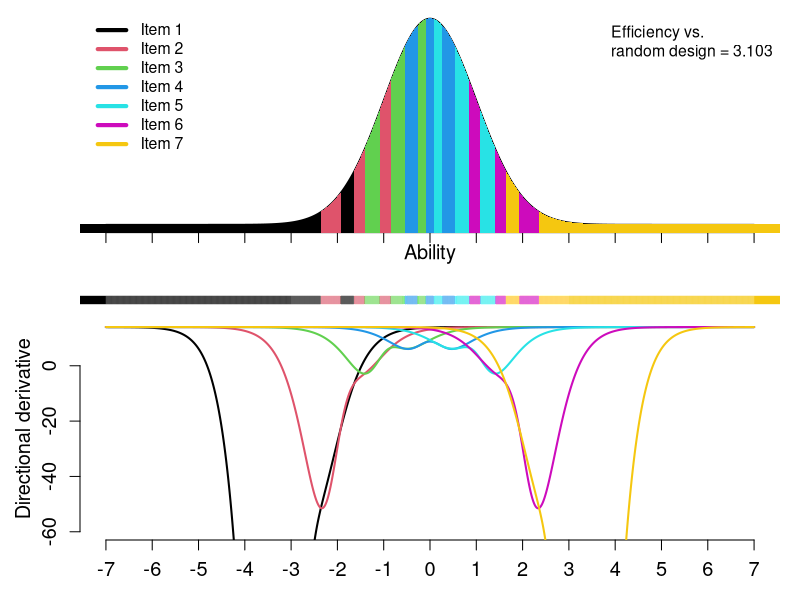
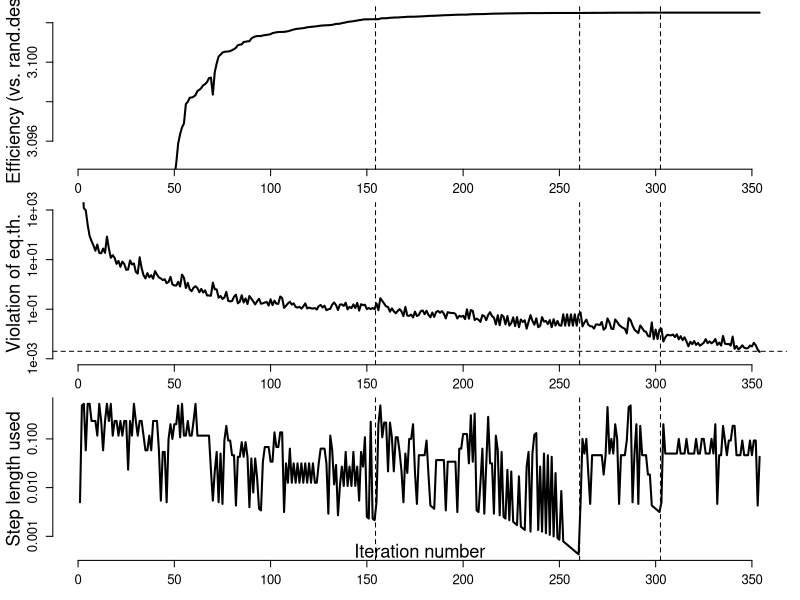

These figures' R source, in order: (Note: a time limit stopped this script after it produced the figures.)
########################################################################################################################################
# Program OptICal - Optimal Item Calibration
# Pretesting of 2PL and 3PL items for achievement tests
# Algorithm from paper:
# Ul Hassan and Miller (2020). An exchange algorithm for optimal calibration of items in computerized achievement tests
#
# Code by Mahmood Ul Hassan and Frank Miller, 2019-2020 
# Version 1.4.0  (2020-04-23)
#
# Program tested mainly with 2-4 items to calibrate
########################################################################################################################################
  
########################################################################################################################################
# Initial starting design, 2PL, 3PL, or mixed 2/3PL model
# Based on asymptotic theorems in Ul Hassan and Miller (2020) and on heuristics
########################################################################################################################################
start.design <- function(t,ip){
  mod <- dim(ip)[2]   # number of columns in ip (if 2, then 2PL; if 3, then 3PL model or mixture)
  a   <- ip[,1]
  b   <- ip[,2]
  if (mod==3) { c <- ip[,3] }
  borderv <- sort(b,index.return=TRUE)$ix 
  xi  <- array(data=0,dim=length(t))
  k   <- length(b)   # number of items
  
  # find index where these conditions satisfied
  indx1 <- which(t <= -4)
  indx2 <- which(t > -4 & t <= 0)
  indx3 <- which(t > 0  & t <= 4)
  indx4 <- which(t > 4)
  
  if (mod==2){
    m <- which(a==min(a))
    # if 2 items have same minimal a, pick the one which has minimal b for low and maximal b for high abilities in case 2PL
    if(length(m)>1){
      eb  <- which.min(b[m])
      ma  <- m[eb]
      eb1 <- which.max(b[m])
      ma1 <- m[eb1]
    } else { ma <- ma1 <- m }
    xi[indx1] <- ma
  }
  if (mod==3 && max(is.na(c))==1){
    # item with less(a) at infinity.
    m  <- which(a==min(a))
    # if 2 items have same minimal a, pick the one which has maximal b for high abilities
    if(length(m)>1){
      eb1 <- which.max(b[m])
      ma1 <- m[eb1]
    } else { ma1 <- m }
  
    # 3pl item with less(b) at -infinity.
    l2  <- which(!is.na(c))
    b2  <- b[l2]
    mc1 <- l2[which.min(b2)]
    xi[indx1] <- mc1
  }
  if (mod==3 && max(is.na(c))==0){
    m <- which(a==min(a))
    # if 2 items have same minimal a, pick the one which has greater value for (1-c)*exp(a*b) for high abilities in case 3PL
    if(length(m)>1){
      d   <- (1-c)*exp(a*b)
      ma1 <- which.max(d[m])
    } else { ma1 <- which.min(a) }
    xi[indx1] <- which.min(b)
  }

  xi[indx2] <- borderv[ceiling((t[indx2]+4)/4*k)]
  xi[indx3] <- borderv[ceiling(t[indx3]/4*k)]
  xi[indx4] <- ma1
  xi
}

########################################################################################################################################
# Starting design based on the design calculated in previous inner loop
# Technically, translates interval boundaries (h1) to new grid and returns design xi
########################################################################################################################################
start.design1 <- function(t,h1){
  h  <- h1[,1]
  I  <- h1[,3]
  I1 <- h1[,4]
  xi <- array(data=0,dim=length(t))
  k  <- length(h)
  
  # find index where these condition satisfy
  indx1     <- which(t<=h[1])
  xi[indx1] <- I[1]
  for(i in 2:k){
    indx2     <- which(t>h[i-1] & t<=h[i])
    xi[indx2] <- I[i]
  }
  indx1     <- which(t>h[k])
  xi[indx1] <- I1[k]
  xi
}

########################################################################################################################################
# Calculate elements of information matrix at theta for given theta-vector t and k items with 
# parameter values in ip. Later we use this to calculate directional derivatives. 2PL or 3PL or mixed 2/3PL
########################################################################################################################################
crit <- function(t,ip){
  k   <- dim(ip)[1]   # number of items
  mod <- dim(ip)[2]   # number of columns in ip (if 2, then 2PL; if 3, then 3PL model)
  n   <- length(t)    # number of examinees
  x   <- (c(t[1],t)+c(t,t[n]))/2    # vector x is t[1], the middle between all t's, and t[n]; length is n+1
  a   <- ip[,1]
  b   <- ip[,2]
  if (mod==3){ c <- ip[,3] }

  if (mod==2 || max(is.na(c)==1)){
    f11 <- function(x,a,b){ (1/(1+exp(-a*(x-b))))*(1-(1/(1+exp(-a*(x-b)))))*(((x-b)^2)*dnorm(x)) }
    f12 <- function(x,a,b){ (1/(1+exp(-a*(x-b))))*(1-(1/(1+exp(-a*(x-b)))))*((-a*(x-b))*dnorm(x)) }
    f22 <- function(x,a,b){ (1/(1+exp(-a*(x-b))))*(1-(1/(1+exp(-a*(x-b)))))*(dnorm(x)*a^2) }
  }
  if (mod==3){ 
    f   <- function(x,a,b,c){ (c+(1-c)*(1/(1+exp(-a*(x-b)))))*(1-(c+(1-c)*(1/(1+exp(-a*(x-b))))))*dnorm(x) }
    fA  <- function(x,a,b,c){ (x-b)*((exp(a*(x-b)))/(c + exp(a*(x-b)))) }
    fB  <- function(x,a,b,c){ ((-a*(exp(a*(x-b))))/(c+ exp(a*(x-b)))) }
    fC  <- function(x,a,b,c){ ((1+(exp(a*(x-b))))/((1-c)*(c+ exp(a*(x-b))))) }
  
    a11 <- function(x,a,b,c){ f(x,a,b,c)*(fA(x,a,b,c))^2 }
    a22 <- function(x,a,b,c){ f(x,a,b,c)*(fB(x,a,b,c))^2 }
    a33 <- function(x,a,b,c){ f(x,a,b,c)*(fC(x,a,b,c))^2 }
  
    a12 <- function(x,a,b,c){ f(x,a,b,c)*(fA(x,a,b,c))*(fB(x,a,b,c)) }
    a13 <- function(x,a,b,c){ f(x,a,b,c)*(fA(x,a,b,c))*(fC(x,a,b,c)) }
    a23 <- function(x,a,b,c){ f(x,a,b,c)*(fB(x,a,b,c))*(fC(x,a,b,c)) }
  } 
  if (mod==2) { M <- array(data=NA, dim=c(2,2,k,n)) }
  if (mod==3) { M <- array(data=NA, dim=c(3,3,k,n)) }

  for(i in 1:k){
    for(j in 1:n){
      if (mod==2 || is.na(c[i])){
        M11 <- integrate(f11,a[i],b[i],lower=x[j],upper=x[j+1])$value
        M12 <- integrate(f12,a[i],b[i],lower=x[j],upper=x[j+1])$value
        M22 <- integrate(f22,a[i],b[i],lower=x[j],upper=x[j+1])$value
        if (mod==3){ M13 <- M23 <- M33 <- NA }
      }
      if (mod==3 && !is.na(c[i])){
        M11 <- integrate(a11,a[i],b[i],c[i],lower=x[j],upper=x[j+1])$value
        M12 <- integrate(a12,a[i],b[i],c[i],lower=x[j],upper=x[j+1])$value
        M13 <- integrate(a13,a[i],b[i],c[i],lower=x[j],upper=x[j+1])$value
        M22 <- integrate(a22,a[i],b[i],c[i],lower=x[j],upper=x[j+1])$value
        M23 <- integrate(a23,a[i],b[i],c[i],lower=x[j],upper=x[j+1])$value
        M33 <- integrate(a33,a[i],b[i],c[i],lower=x[j],upper=x[j+1])$value
      }
      if (mod==2){ M[,,i,j] <- matrix(c(M11,M12,M12,M22),2,2) }
      if (mod==3){ M[,,i,j] <- matrix(c(M11,M12,M13,M12,M22,M23,M13,M23,M33),3,3,byrow=T) }
    }}
  M
}

########################################################################################################################################
# Function to calculate optimality critera of multiple designs xii
########################################################################################################################################
ocritmult <- function(M,xii){
  h <- dim(xii)[1] # number of designs compared
  k <- dim(M)[3]   # number of items
  logdetMinv <- rep(0,h)
  
  for (m in 1:h)
  {
    for (i in 1:k)
    {
      MF   <- M[,,i,(xii[m, ]== i)]
      smat <- apply(MF, MARGIN=c(1, 2), sum)
      if (dim(smat)[1]>2 && is.na(smat[3,3])){ dsmat <- det(smat[1:2,1:2]) } else { dsmat <- det(smat) }
      logdetMinv[m] <- logdetMinv[m] - log(dsmat)
    }
  }
  logdetMinv  
}

########################################################################################################################################
# Function to calculate optimality criterion of design xi
########################################################################################################################################
ocrit <- function(M,xi){
  k <- dim(M)[3]   # number of items
  logdetMinv <- 0
  for (i in 1:k)
  {
    MF   <- M[,,i,(xi==i)]
    smat <- apply(MF, MARGIN=c(1, 2), sum)
    if (dim(smat)[1]>2 && is.na(smat[3,3])){ dsmat <- det(smat[1:2,1:2]) } else { dsmat <- det(smat) }
    logdetMinv <- logdetMinv - log(dsmat)
  }
  logdetMinv  
}

########################################################################################################################################
# Function to calculate optimality criterion of random design
########################################################################################################################################
ocritr <- function(M){
  k <- dim(M)[3]
  logdetMinv <- 0
  for (i in 1:k)
  {
    MF   <- M[,,i,]
    smat <- apply(MF, MARGIN=c(1, 2), sum)/k
    if (dim(smat)[1]>2 && is.na(smat[3,3])){ dsmat <- det(smat[1:2,1:2]) } else { dsmat <- det(smat) }
    logdetMinv <- logdetMinv - log(dsmat)
  }
  logdetMinv
}

########################################################################################################################################
# Function to calculate directional derivative for design xi, 2PL or 3PL or mixed 2/3PL
########################################################################################################################################
ddriv <- function(M,xi,ip,t){
  k   <- dim(ip)[1]                # number of items
  mod <- dim(ip)[2]                # number of columns in ip (if 2, then 2PL; if 3, then 3PL model)
  n   <- length(t)                 # number of thetas in grid
  np  <- length(which(!is.na(ip))) # number of parameters
  dd  <- array(dim=c(k,n))
  a   <- ip[,1]
  b   <- ip[,2]
  if (mod==3){ 
    c <- ip[,3]
    # derivatives for 3PL model
    fA <- function(x,a,b,c){(x-b)*((exp(a*(x-b)))/(c + exp(a*(x-b))))}
    fB <- function(x,a,b,c){((-a*(exp(a*(x-b))))/(c + exp(a*(x-b))))}
    fC <- function(x,a,b,c){((1+(exp(a*(x-b))))/((1-c)*(c + exp(a*(x-b)))))}
    FL <- function(x,a,b,c)(c + ((1 - c)/(1 + exp(-a*(x-b)))))
  }
  
  for (i in 1:k){
    if (mod==3 && is.na(c[i])){ ar1 <- M[1:2,1:2,i,(xi==i)] } else { ar1 <- M[,,i,(xi==i)] }
    Minv <- solve(apply(ar1, MARGIN=c(1, 2), sum))
    for (j in 1:n){
      # directional derivatives dd[i,j] for item i at theta_j
      if (mod==2 || is.na(c[i])){
        dd[i,j] <- np - 1/(1+exp(-a[i]*(t[j]-b[i]))) * (1-1/(1+exp(-a[i]*(t[j]-b[i])))) * c(t[j]-b[i],-a[i]) %*% Minv %*% c(t[j]-b[i],-a[i])
      }
      else{
        fABC    <- c(fA(t[j],a[i],b[i],c[i]),fB(t[j],a[i],b[i],c[i]),fC(t[j],a[i],b[i],c[i]))
        dd[i,j] <- np - FL(t[j],a[i],b[i],c[i])*(1-FL(t[j],a[i],b[i],c[i])) * (t(fABC) %*% Minv %*% fABC)
      }
    }
  }
  dd
}

########################################################################################################################################
# Identify worst violation of equivalence theorem
########################################################################################################################################
idwv <- function(dd,xi){
  n      <- dim(dd)[2]
  ddmin  <- array(dim=n)
  ddamin <- array(dim=n)
  vio    <- array(dim=n)
  
  for (j in 1:n){
    ddmin[j]  <- min(dd[,j])
    ddamin[j] <- which.min(dd[,j])
    vio[j]    <- dd[xi[j],j] - ddmin[j]
  }
  list(ddmin=ddmin,ddamin=ddamin,vio=vio)
}

########################################################################################################################################
# Improve design 
########################################################################################################################################
impdesign <- function(viomax,vio,imf,xii,xi,ddamin,dd,t,k){
  li <- length(imf)   
  n  <- length(xi)
  
  for (m in 1:li){
    for (j in 1:n){ 
      if (vio[j]>(1-imf[m])*viomax)
      { 
        # change sampling to other item
        xii[m,j] <- ddamin[j]
      }
      else { xii[m,j] <- xi[j] }
    }
  }
  list(xii=xii)
}

########################################################################################################################################
# Compute interval boundaries
# Structure of result: (interval boundary, probability from last interval 
# boundary, item # sampled here, item # sampled next)
# Note that order of the 4 columns was different in earlier versions of the code
########################################################################################################################################
intbounds <- function(xi,t){
  ibold  <- -100
  n      <- length(t)
  bounds <- c()
  for (j in 2:n)
  {
    if (xi[j]!=xi[j-1]){
      ib     <- (t[j]+t[j-1])/2
      bound  <- c(ib,pnorm(ib)-pnorm(ibold),xi[j-1],xi[j])
      bounds <- rbind(bounds,bound)
      ibold  <- ib}
  }
  bound  <- c(100,1-pnorm(ibold),xi[n],xi[n])
  bounds <- rbind(bounds,bound)
  bounds
}

########################################################################################################################################
# Inner loop for optimization (results for interval bounds), using functions above
# xi     = starting design
# sss    = step size stopping criterion
# falpha = factor alpha for adjusting the step size vector
# sdr    = stop if design repeated (flag TRUE/FALSE)
########################################################################################################################################
innerloop <- function(t,ip,imf,maxiter=1000,eps=0.001,sss=0.0001,falpha=1.08,sdr=TRUE,xi){
  n   <- length(t)      # number of different ability levels (grid size)
  k   <- dim(ip)[1]     # number of items
  mod <- dim(ip)[2]     # number of columns in ip (if 2, then 2PL; if 3, then 3PL model)
  np  <- length(which(!is.na(ip))) # number of parameters
  li  <- length(imf)    # number of different designs compared in parallel (K in paper) 
  
  xii <- array(dim=c(li,n)) # matrix li*n 
  xii[1,] <- xi
  
  # calculate elements of matrix at each ability point: required to calculate directional derivative and criterion log(det(M^-1))  
  M <- crit(t,ip)
  logdetMinvRand <- ocritr(M)  # criterion of random design

  iterc  <- 0           # iteration counter
  viomax <- 999999      # initialisation of largest violation of equivalence theorem
  circle <- FALSE       # flag if iteration went into a loop (circular)
  effi   <- c()         # vector for efficiencies in each iteration
  lvio   <- c()         # vector of largest violations of equivalence theorem
  vss    <- c()         # vector of step-lengths used
  vssmin <- c() 
  vssmax <- c()
  while(viomax>eps & iterc<maxiter & imf[li]>sss & circle==FALSE){
    iterc <- iterc + 1
    
    logdetMinv <- ocritmult(M,xii) # calculate the log(det(M^-1)) for given position of item on theta
    mm <- which.min(logdetMinv)
    
    if (iterc>1 && mm==1)                  imf <- imf/falpha   # reduce step sizes if smallest step size was used
    if (iterc>1 && mm==li && imf[li]<0.5)  imf <- imf*falpha   # increase step sizes if largest step size was used

    # calculation of directional derivative
    xi <- xii[mm,]
    dd <- ddriv(M,xi,ip,t)

    tt <- idwv(dd,xi)
    # identification of violation of equivalence theorem
    ddmin  <- tt$ddmin
    ddamin <- tt$ddamin
    vio    <- tt$vio

    viomax <- max(vio)
    effi   <- c(effi,exp(logdetMinvRand-ocrit(M,xi))^(1/np))
    lvio   <- c(lvio,viomax)
    vss    <- c(vss,imf[mm])
    vssmin <- c(vssmin,imf[1])
    vssmax <- c(vssmax,imf[li])
    print(paste(iterc," logDetM^-1=",round(logdetMinv[mm],5)," MV=",round(viomax,7)," SS=",round(imf[mm],7)))
    
    if (sdr==TRUE){
      if (iterc>16 && min(xi==xiold)==1) { circle <- TRUE }    # if design is the same as saved in last of iteration 8, 16, 24, ... then stop
      if (iterc %% 8 == 0) { xiold <- xi }                     # save results every 8th iteration to check later circulation
    }

    idd  <- impdesign(viomax,vio,imf,xii,xi,ddamin,dd,t,k)     # improve design
    xii  <- idd$xii
  }
  # Matrix to monitor iterations
  moiter <- cbind(1:length(effi),effi,lvio,vss,vssmin,vssmax)

  list(dd=dd,xi=xi,viomax=viomax,moiter=moiter)
}

########################################################################################################################################
# Final graph to draw the (optimal) design; four layouts possible
# All layouts have design first incl. efficiency vs. random design; then line with item having minimal directional derivative
# Layout 1: third panel has directional derivatives (cut at ylowl or lowest value of dirdev)
# Layout 2: third panel has violations of equivalence theorem, should be ideally small. Stopping criterion could be <0.002 (refline)
# Layout 3: third panel monitors efficiency of design vs. iteration number
# Layout 4: third panel monitors violations of equivalence theorem vs. iteration number
# Layout 0: only one panel with design
# If textout==TRUE, the item parameters will be printed for m<5 and the efficiency vs. the random design
########################################################################################################################################
drawdesign <- function(yyy, ip, ylowl=-9999999, refline=0.002, textout=TRUE, itemnum=NA, layout=1){
  imd <- apply(yyy$dd,2,which.min)      # indicator for minimal directional derivative
  m   <- dim(ip)[1]                     # number of items
  if (is.na(itemnum[1])) itemnum <- 1:m
  mod <- dim(ip)[2]                     # number of columns in ip (if 2, then 2PL; if 3, then 3PL model)
  np  <- length(which(!is.na(ip)))      # number of parameters
  h   <- rbind(c(-8,0,0,0),yyy$h1)
  k   <- dim(h)[1]                      # number of intervals to be drawn + 1
  moo <- yyy$mooiter                    # monitored iterations
  z1  <- h[,1]
  z2  <- h[,3]
  
  if (layout>0) oldpar <- par(oma=c(1,1,0,1), mar=c(2,3,0.5,0), fig=c(0,1,0.53,1))  # for combined graph
           else oldpar <- par(oma=c(1,1,0,1), mar=c(2,3,0.5,0))

  # Normal distribution plot (Plot 1)
  x11 <- seq(-7,7,length=1001)
  y11 <- dnorm(x11)
  plot(x11,y11,type="l",lwd=1,axes=FALSE,xlab="",ylab="")
  axis(side=1,tick=TRUE,labels=FALSE,at=seq(-7,7, by=1))
  mtext("Ability",side=1,line=0.53,cex=1.2)
  
  # intervals filled with colours
  for(i in 2:k){
    cord.x1 <- c(z1[i-1],seq(z1[i-1],z1[i],0.001),z1[i]) 
    cord.y1 <- c(-0.02,dnorm(seq(z1[i-1],z1[i],0.001)),-0.02) 
    polygon(cord.x1,cord.y1,col=z2[i],border = NA,lend=1)
  }
  
  # labeling of all colours in plot
  if (m<5 && textout){ 
    if (mod==2) { ln<-c(paste0("Item ", itemnum, " (a=", round(ip[,1],3), ",\n", "b=", round(ip[,2],3), ")\n")) }
    if (mod==3) { ln<-c(paste0("Item ", itemnum, " (a=", round(ip[,1],3), ",\n", "b=", round(ip[,2],3), ", c=", round(ip[,3],3), ")\n")) }
  }  
  else { ln<-c(paste0("Item ", itemnum)) }
  legend("topleft",box.lty=0,inset=.005,ln, col=1:m,lwd=4,cex=0.95,horiz=FALSE,adj=c(0, 0.4))

  # Efficiency versus random design
  ti   <- length(moo[,1])
  effi <- moo[ti,3]
  if (textout) legend("topright",legend=paste0("Efficiency vs.\n", "random design = ",round(effi,3)),box.lty=0,cex=0.95)
  
  if (layout>0){
    par(fig=c(0,1,0.48,0.52), oma=c(0,1,0,1), mar=c(0,3,0,0), new=T)
    #draw the interval based on where dd are minimum (Plot 2)
    p <- length(imd)
    x <- cbind(yyy$t,imd)
    u <- rbind(c(-8,0),x,c(8,imd[p]))
    plot(c(-7,7),c(-0.1,0.1),type="n",axes=FALSE)
    for (i in 2:dim(u)[1]) { lines(c(u[(i-1),1],u[i,1]),c(0,0),col=u[i,2],lend=1,lwd=8) }

    par(fig=c(0,1,0,0.47), oma=c(1,1,0,1), mar=c(2,3,0.5,0), new=T)
    # Plot 3
    if (layout==1){
      #directional derivative plot box
      plot(c(-7,7),c(max(ylowl,min(yyy$dd)),np+0.5),type="n",axes=FALSE)
      axis(side=1,tick=TRUE,labels=T,at=seq(-7,7, by=1),cex.axis=1.2)
      axis(side=2,tick=TRUE,cex.axis=1.2)
      mtext("Directional derivative",side=2,line=2.3,cex=1.2)

      #draw directional derivative lines
      for (i in 1:m){lines(yyy$t,yyy$dd[i,],col=i,lwd=2)}
    }
    if (layout==2){
      viol <- idwv(yyy$dd,yyy$xi)$vio
      plot(c(-7,7),c(max(max(viol),refline)*1.1,0),type="n",axes=FALSE)
      axis(side=1,tick=TRUE,labels=T,at=seq(-7,7, by=1),cex.axis=1.2)
      axis(side=2,tick=TRUE,cex.axis=1.2)
      mtext("Violation of eq.th.",side=2,line=2.3,cex=1.2)
      points(yyy$t, viol, col=yyy$xi)
      abline(h=refline,col=2)
    }
    if (layout == 3){
      nil <- c()   # number of iteration when new inner loop (nil) begins
      for (i in 2:ti){
        if (moo[i-1,1]<moo[i,1]) { nil <- c(nil,i-0.5) }
      }
      tis <- min(ti/3,51)  # change the y-axis such that all results from iteration 51 are visible (or from total iterations/3 if earlier) 
      plot(c(1,ti),c(min(moo[tis:ti,3]),max(moo[,3])),type="n",xlab="Iteration number",axes=FALSE)
      axis(side=1,tick=TRUE,labels=T,cex.axis=1.2)
      axis(side=2,tick=TRUE,cex.axis=1.2)
      mtext("Iteration number",side=1,line=-1.0,cex=1.2)
      mtext("Efficiency (vs. random design)",side=2,line=2.3,cex=1.2)
      lines(1:ti,moo[,3],col=moo[,1],lwd=2)
      abline(v=nil,lty=2)
    }
    if (layout == 4){
      nil <- c()   # number of iteration when new inner loop (nil) begins
      for (i in 2:ti){
        if (moo[i-1,1]<moo[i,1]) { nil <- c(nil,i-0.5) }
      }
      moo[(moo[,4]<min(refline)/100),4] <- min(refline)/100
      plot(c(1,ti),c(min(c(moo[,4],0.001)),max(moo[3:ti,4])),type="n",xlab="Iteration number",ylab="Violation",log="y",axes=FALSE)
      axis(side=1,tick=TRUE,labels=T,cex.axis=1.2)
      axis(side=2,tick=TRUE,at=c(0.001,0.1,10,1000),cex.axis=1.2)
      mtext("Iteration number",side=1,line=-1.0,cex=1.2)
      mtext("Violation of eq.th.",side=2,line=2.3,cex=1.2)
      lines(1:ti,moo[,4],col=moo[,1],lwd=2)
      abline(v=nil,lty=2)
      abline(h=refline,lty=2)
    }
  }
  par(oldpar)  # reset graphical parameters
}

########################################################################################################################################
# Convergence plots
# First panel monitors efficiency of design vs. iteration number
# Second panel monitors violations of equivalence theorem vs. iteration number
# Maybe add following in future verions:
#   Third panel monitors alpha vs. iteration number
#   Fourth panel shows final grid
########################################################################################################################################
convergenceplot <- function(moo,refline=c(0.002,0.00001)){
  
  oldpar <- par(mfrow=c(3,1), oma=c(1,1,0,1), mar=c(2,3,0.5,0))  # for combined graph

  ti  <- length(moo[,1])  # total number of iterations
  nil <- c()              # number of iteration when new inner loop (nil) begins
  for (i in 2:ti){
    if (moo[i-1,1]<moo[i,1]) { nil <- c(nil,i-0.5) }
  }

  # Panel 1
    tis <- min(ti/3,51)  # change the y-axis such that all results from iteration 51 are visible (or from total iterations/3 if earlier) 
    plot(c(1,ti),c(min(moo[tis:ti,3]),max(moo[,3])),type="n",xlab="",ylab="",axes=FALSE)
    axis(side=1,tick=TRUE,labels=T,cex.axis=1.2)
    axis(side=2,tick=TRUE,cex.axis=1.2)
    #mtext("Iteration number",side=1,line=-1.0,cex=1.1)
    mtext("Efficiency (vs. rand.des)",side=2,line=2.3,cex=1.1)
    lines(1:ti,moo[,3],col=moo[,1],lwd=2)
    abline(v=nil,lty=2)

  # Panel 2
    plot(c(1,ti),c(min(c(moo[,4],0.001)),max(moo[3:ti,4])),type="n",log="y",xlab="",ylab="",axes=FALSE)
    axis(side=1,tick=TRUE,labels=T,cex.axis=1.2)
    axis(side=2,tick=TRUE,at=c(0.001,0.1,10,1000),cex.axis=1.2)
    #mtext("Iteration number",side=1,line=-1.0,cex=1.1)
    mtext("Violation of eq.th.",side=2,line=2.3,cex=1.1)
    lines(1:ti,moo[,4],col=moo[,1],lwd=2)
    abline(v=nil,lty=2)
    abline(h=refline[1],lty=2)

  # Panel 3
    plot(c(1,ti),c(min(c(moo[,5],0.001)),max(moo[,5])),type="n",log="y",xlab="",ylab="",axes=FALSE)
    axis(side=1,tick=TRUE,labels=T,cex.axis=1.2)
    axis(side=2,tick=TRUE,at=c(0.001,0.01,0.1,1),cex.axis=1.2)
    mtext("Iteration number",side=1,line=-1.0,cex=1.1)
    mtext("Step length used",side=2,line=2.3,cex=1.1)
    lines(1:ti,moo[,5],col=moo[,1],lwd=2)
    abline(v=nil,lty=2)
    abline(h=refline[2],lty=2)

  par(oldpar)  # reset graphical parameters
}

########################################################################################################################################
# Visualize final grid
########################################################################################################################################
showgrid <- function(y){
  k <- length(y$t)
  space <- y$t[2:k]-y$t[1:(k-1)]
  plot(y$t[2:k],space,type="l",xlab="Ability",ylab="Space between gridpoints",log="y")
  abline(v=y$h1[,1], col=2, lty=3)
}

########################################################################################################################################
# Adapt grid: at all interval boundaries, place nnn new theta values to the left and to the right with spacing nsp
# nnn = number new nodes
# nsp = node spacing
# ig  = inner grid between -ig and ig
########################################################################################################################################
adaptgrid <- function(t,y,nnn=10,nsp=0.0001,ig=3){
  n  <- length(t)
  dd <- y$dd
  xi <- y$xi
  vi <- idwv(dd,xi)$vio    # Violations

  tn <- t  # new grid
  # add points around interval boundaries if there is a violation of the equivalence theorem, spacing multiplied with 10 if ability < -ig or >ig
  for (i in 2:(n-1)) {
    if (vi[i]>0 && (xi[i]!=xi[i-1] || xi[i]!=xi[i+1])) {
      if (abs(t[i])>ig) { tn <- c(tn,seq(t[i],t[i]-nnn*nsp*10,by=-nsp*10),seq(t[i],t[i]+nnn*nsp*10,by=nsp*10)) }
        else { tn <- c(tn,seq(t[i],t[i]-nnn*nsp,by=-nsp),seq(t[i],t[i]+nnn*nsp,by=nsp)) }
    }
  }
  unique(round(sort(tn),10))
}

########################################################################################################################################
# Consolidate design by removing small intervals of size < ex and adding half of them to the left larger and half to the right larger
# interval
########################################################################################################################################
consolidate <- function(h,ex=0.01){
  hv  <- h[,1]                         # interval boundaries
  k   <- length(hv)                    
  dhv <- c(99,hv[2:k]-hv[1:(k-1)])     # differences to last boundaries
  fl  <- (dhv<ex)                      # flag if interval smaller than ex
  nfl <- c(fl[2:k],0)                  # flag if next interval smaller than ex
  hm  <- cbind(hv,dhv,h[,3],fl,nfl)    # create matrix hm, third column is item to calibrate on interval prior to boundary
  hm1 <- hm[fl==0,]                    # keep only intervals larger than ex
  hv1 <- hm1[,1]
  k1  <- length(hv1)
  pv  <- rep(NA,k1)
  hi1 <- hm1[,3]                       # vector with item numbers to be calibrated
  hn1 <- c(hi1[2:k1],hi1[k1])          # same as before but for the next interval (shifted vector)
  pv[1] <- pnorm(hv1[1])
  for (i in 1:(k1-1)){
    if (hm1[i,5]==1) hv1[i] <- (hm1[i,1]+hm1[i+1,1]-hm1[i+1,2])/2  # divide length of deleted intervals into halfs and add to adjacent
    if (i>1) pv[i] <- pnorm(hv1[i])-pnorm(hv1[i-1])                # create probability to be in interval
  }
  pv[k1] <- 1-pnorm(hv1[k1-1])  
  cbind(hv1,pv,hi1,hn1)
}

########################################################################################################################################
# optical - outer loop for maximization process
# Hyper parameters for optimization: 
#  ip:      matrix with item parameters for all items (number of rows determins number of items)
#  imf:     the vector of step-lengths, initially c(0.05,0.1,0.15,0.2,0.25,0.3,0.35,0.4,0.45), but now c(0.05,0.1,0.2,0.45)
#  maxiter: maximal number of iterations in each inner loop, the length of this vector defines the number of outer loops
#  eps:     convergence criterion (maximum violation of eq.th.), vector with value for each inner loop, 
#           but the same number for all inner loops is recommended
#  nnn:     number of new nodes added at each position in the adaptive grid, vector with value for each inner loop (nnn[1] not used)
#  nsp:     node spacing between new nodes, vector with value for each inner loop (nsp[1] is the spacing between nodes of the starting grid)
#  sss:     step size stopping criterion
#  falpha:  factor alpha for adjusting the step size vector
#  sdr:     stop if design repeated (flag TRUE/FALSE)
#  ig:      inner grid between -ig and ig
#  ex:      intervals of size < ex will be removed (consolidate); if ex=0, no consolidation will be done
# Result of this function is a list with following instances:
#  $dd      directional derivatives of optimal solution
#  $xi      optimal solution
#  $t       final grid of ability values which was used
#  $viomax  largest violation of eq.th. from final solution (if < eps, alg. has converged, otherwise not)
#  $h1      interval boundaries for optimal solution
#  $mooiter monitoring iterations; information about each iteration to produce convergence plots
#  $time    running time of algorithm in minutes
########################################################################################################################################
optical <- function(ip,
                    imf=c(0.005,0.01,0.02,0.05,0.1,0.2,0.45),maxiter=rep(300,6),eps=rep(0.002,6),
                    nnn=c(0,50,50,200,200,200),nsp=c(0.001,0.0001,0.0001,0.00001,0.00001,0.00001),sss=0.001,falpha=1.08,sdr=TRUE,ig=3,ex=0){
  starttime <- proc.time()
  # starting grid with node spacing nsp[1] between -ig and ig and spacing 10*nsp[1] between -7 and -ig and between ig and 7
  t   <- c(seq(-ig,-7,by=-nsp[1]*10),seq(0,-ig,by=-nsp[1]),seq(0,ig,by=nsp[1]),seq(ig,7,by=nsp[1]*10))
  t   <- unique(sort(t))
  xis <- start.design(t,ip)                  # starting design

  oitermax  <- min(length(maxiter),length(eps),length(nnn),length(nsp))     # total number of outer iterations
  oiterc    <- 1                                                            # counter for outer iterations
  print(paste("---> Outer iteration =",oiterc))
  # Run optimization (maxiter = maximum number of iterations, eps = stopping criterion for maximum violation of equivalence criterion)
  yy  <- innerloop(t,ip,imf,maxiter=maxiter[oiterc],eps=eps[oiterc],sss=sss,falpha=falpha,sdr=sdr,xi=xis) 
  h1  <- intbounds(yy$xi,t)                  # Create boundaries for theta values
  if (ex>0) h1  <- consolidate(h1,ex=ex)
  mooiter <- cbind(oiterc,yy$moiter)         # Monitor outer (and inner) iterations
  while (oiterc<oitermax){
    oiterc <- oiterc+1
    if (yy$viomax>eps[oiterc]){
      # Adapt grid automatically
      print(paste("---> Adapt grid; outer iteration =",oiterc))
      t   <- adaptgrid(t,yy,nnn=nnn[oiterc],nsp=nsp[oiterc],ig=ig)
      xis <- start.design1(t,h1)
      # Run optimization 
      yy  <- innerloop(t,ip,imf,maxiter=maxiter[oiterc],eps=eps[oiterc],sss=sss,falpha=falpha,sdr=sdr,xi=xis) 
      h1  <- intbounds(yy$xi,t)              # Create boundaries for theta values
      if (ex>0) h1 <- consolidate(h1,ex=ex)
      mooiter <- rbind(mooiter,cbind(oiterc,yy$moiter))
    }
  }
  if (yy$viomax>eps[oiterc]) { print(paste0("Failed to converge. Maximum violation of eq.th.=", round(yy$viomax,5), " instead of ",eps[oiterc],".")) }
  # Time in minutes
  runtime <- (proc.time()-starttime)/60
  list(dd=yy$dd,xi=yy$xi,t=t,viomax=yy$viomax,h1=h1,mooiter=mooiter,time=runtime)
}

########################################################################################################################################
########################################################################################################################################
# Define here (ip) the prior guesses for the parameters of the items:
# each item in a row, first discrimination (a), then difficulty (b), then guessing parameter (c)
########################################################################################################################################
# Here an example for a 3PL model
ip <- cbind(c(1, 2, 2.5),
            c(-1.5, 0.5, 2),
            c(0.2, 0.1, 0.05))

# Here an example for a mixed 2/3PL model
ip <- cbind(c(0.8, 1.5, 2.0, 2.8),
            c(-0.5, -2, 0.5, 2),
            c(NA, NA, 0.1, 0.2))

# Here an example for a 2PL model
ip <- cbind(c( 4, 4, 4, 4, 4, 4, 4),
            c(-3,-2,-1, 0, 1, 2, 3))

########################################################################################################################################
# Call function optical
# For explanation of hyperparameters and the instances of the result see where the function is defined
########################################################################################################################################
# call recommended for 2-4 items:
yyy <- optical(ip, imf=c(0.005,0.01,0.02,0.05,0.1,0.2,0.45),maxiter=rep(300,6),eps=rep(0.002,6),
               nnn=c(0,50,50,200,200,200),nsp=c(0.001,0.0001,0.0001,0.00001,0.00001,0.00001),sss=0.001,falpha=1.08,ig=3,ex=0)
# Time in minutes:
yyy$time*60
########################################################################################################################################
# Illustration of result: Check visually if equivalence theorem is (approximately) fulfilled
# For description of different layout types, see text before function finalgraph 
########################################################################################################################################
drawdesign(yyy=yyy, ip=ip, ylowl=-60,refline=0.002,layout=1)
convergenceplot(moo=yyy$mooiter,refline=c(0.002,0.001*0.005/0.45))

# call if large precision desired for more than 4 items (tested for 5 items):
yyy <- optical(ip, imf=c(0.005,0.015,0.05,0.15,0.45),maxiter=rep(300,16),eps=rep(0.002,16),
               nnn=c(0,0,rep(200,4),rep(800,10)),
               nsp=c(0.001,0.001,rep(0.0001,2),rep(0.000025,4),rep(0.00000625,8)),sss=0.0001,falpha=1.08,ig=5,ex=0)
# Time in minutes:
yyy$time*60

yyy$h1     # Boundaries for intervals of optimal design
